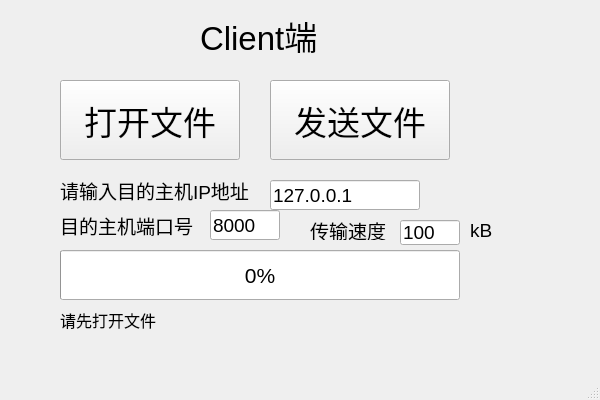
<?xml version="1.0" encoding="UTF-8"?>
<ui version="4.0">
 <class>MainWindow</class>
 <widget class="QMainWindow" name="MainWindow">
  <property name="geometry">
   <rect>
    <x>0</x>
    <y>0</y>
    <width>600</width>
    <height>400</height>
   </rect>
  </property>
  <property name="sizePolicy">
   <sizepolicy hsizetype="Fixed" vsizetype="Fixed">
    <horstretch>0</horstretch>
    <verstretch>0</verstretch>
   </sizepolicy>
  </property>
  <property name="minimumSize">
   <size>
    <width>600</width>
    <height>400</height>
   </size>
  </property>
  <property name="maximumSize">
   <size>
    <width>600</width>
    <height>400</height>
   </size>
  </property>
  <property name="windowTitle">
   <string>MainWindow</string>
  </property>
  <widget class="QWidget" name="centralwidget">
   <widget class="QPushButton" name="pushButton_openfile">
    <property name="geometry">
     <rect>
      <x>60</x>
      <y>80</y>
      <width>180</width>
      <height>80</height>
     </rect>
    </property>
    <property name="minimumSize">
     <size>
      <width>180</width>
      <height>80</height>
     </size>
    </property>
    <property name="maximumSize">
     <size>
      <width>180</width>
      <height>80</height>
     </size>
    </property>
    <property name="font">
     <font>
      <pointsize>25</pointsize>
     </font>
    </property>
    <property name="text">
     <string>打开文件</string>
    </property>
   </widget>
   <widget class="QPushButton" name="pushButton_sendfile">
    <property name="geometry">
     <rect>
      <x>270</x>
      <y>80</y>
      <width>180</width>
      <height>80</height>
     </rect>
    </property>
    <property name="minimumSize">
     <size>
      <width>180</width>
      <height>80</height>
     </size>
    </property>
    <property name="maximumSize">
     <size>
      <width>180</width>
      <height>80</height>
     </size>
    </property>
    <property name="font">
     <font>
      <pointsize>25</pointsize>
     </font>
    </property>
    <property name="text">
     <string>发送文件</string>
    </property>
   </widget>
   <widget class="QLabel" name="sendStatusLabel">
    <property name="geometry">
     <rect>
      <x>60</x>
      <y>310</y>
      <width>400</width>
      <height>20</height>
     </rect>
    </property>
    <property name="minimumSize">
     <size>
      <width>400</width>
      <height>20</height>
     </size>
    </property>
    <property name="maximumSize">
     <size>
      <width>400</width>
      <height>20</height>
     </size>
    </property>
    <property name="font">
     <font>
      <pointsize>12</pointsize>
     </font>
    </property>
    <property name="text">
     <string>请先打开文件</string>
    </property>
   </widget>
   <widget class="QProgressBar" name="sendProgressBar">
    <property name="geometry">
     <rect>
      <x>60</x>
      <y>250</y>
      <width>400</width>
      <height>50</height>
     </rect>
    </property>
    <property name="minimumSize">
     <size>
      <width>400</width>
      <height>50</height>
     </size>
    </property>
    <property name="maximumSize">
     <size>
      <width>400</width>
      <height>50</height>
     </size>
    </property>
    <property name="font">
     <font>
      <pointsize>16</pointsize>
     </font>
    </property>
    <property name="value">
     <number>0</number>
    </property>
   </widget>
   <widget class="QLabel" name="label">
    <property name="geometry">
     <rect>
      <x>60</x>
      <y>170</y>
      <width>200</width>
      <height>40</height>
     </rect>
    </property>
    <property name="minimumSize">
     <size>
      <width>200</width>
      <height>40</height>
     </size>
    </property>
    <property name="maximumSize">
     <size>
      <width>200</width>
      <height>40</height>
     </size>
    </property>
    <property name="font">
     <font>
      <pointsize>14</pointsize>
     </font>
    </property>
    <property name="text">
     <string>请输入目的主机IP地址</string>
    </property>
   </widget>
   <widget class="QLineEdit" name="lineEdit_dstIP">
    <property name="geometry">
     <rect>
      <x>270</x>
      <y>180</y>
      <width>150</width>
      <height>30</height>
     </rect>
    </property>
    <property name="minimumSize">
     <size>
      <width>150</width>
      <height>30</height>
     </size>
    </property>
    <property name="maximumSize">
     <size>
      <width>150</width>
      <height>30</height>
     </size>
    </property>
    <property name="font">
     <font>
      <pointsize>14</pointsize>
     </font>
    </property>
    <property name="text">
     <string>127.0.0.1</string>
    </property>
   </widget>
   <widget class="QLabel" name="label_2">
    <property name="geometry">
     <rect>
      <x>200</x>
      <y>10</y>
      <width>150</width>
      <height>50</height>
     </rect>
    </property>
    <property name="sizePolicy">
     <sizepolicy hsizetype="Preferred" vsizetype="Preferred">
      <horstretch>0</horstretch>
      <verstretch>0</verstretch>
     </sizepolicy>
    </property>
    <property name="minimumSize">
     <size>
      <width>150</width>
      <height>50</height>
     </size>
    </property>
    <property name="maximumSize">
     <size>
      <width>150</width>
      <height>50</height>
     </size>
    </property>
    <property name="font">
     <font>
      <family>Arial</family>
      <pointsize>25</pointsize>
     </font>
    </property>
    <property name="text">
     <string>Client端</string>
    </property>
   </widget>
   <widget class="QLineEdit" name="lineEdit_sendSpeed">
    <property name="geometry">
     <rect>
      <x>400</x>
      <y>220</y>
      <width>60</width>
      <height>25</height>
     </rect>
    </property>
    <property name="minimumSize">
     <size>
      <width>60</width>
      <height>25</height>
     </size>
    </property>
    <property name="maximumSize">
     <size>
      <width>60</width>
      <height>25</height>
     </size>
    </property>
    <property name="font">
     <font>
      <pointsize>14</pointsize>
     </font>
    </property>
    <property name="text">
     <string>100</string>
    </property>
   </widget>
   <widget class="QLabel" name="label_3">
    <property name="geometry">
     <rect>
      <x>310</x>
      <y>220</y>
      <width>80</width>
      <height>20</height>
     </rect>
    </property>
    <property name="minimumSize">
     <size>
      <width>80</width>
      <height>20</height>
     </size>
    </property>
    <property name="maximumSize">
     <size>
      <width>80</width>
      <height>20</height>
     </size>
    </property>
    <property name="font">
     <font>
      <pointsize>14</pointsize>
     </font>
    </property>
    <property name="text">
     <string>传输速度</string>
    </property>
   </widget>
   <widget class="QLabel" name="label_4">
    <property name="geometry">
     <rect>
      <x>470</x>
      <y>220</y>
      <width>25</width>
      <height>20</height>
     </rect>
    </property>
    <property name="minimumSize">
     <size>
      <width>25</width>
      <height>20</height>
     </size>
    </property>
    <property name="maximumSize">
     <size>
      <width>25</width>
      <height>20</height>
     </size>
    </property>
    <property name="font">
     <font>
      <pointsize>14</pointsize>
     </font>
    </property>
    <property name="text">
     <string>kB</string>
    </property>
   </widget>
   <widget class="QLabel" name="label_5">
    <property name="geometry">
     <rect>
      <x>60</x>
      <y>210</y>
      <width>140</width>
      <height>30</height>
     </rect>
    </property>
    <property name="minimumSize">
     <size>
      <width>140</width>
      <height>30</height>
     </size>
    </property>
    <property name="maximumSize">
     <size>
      <width>140</width>
      <height>30</height>
     </size>
    </property>
    <property name="font">
     <font>
      <pointsize>14</pointsize>
     </font>
    </property>
    <property name="text">
     <string>目的主机端口号</string>
    </property>
   </widget>
   <widget class="QLineEdit" name="lineEdit_dstPort">
    <property name="geometry">
     <rect>
      <x>210</x>
      <y>210</y>
      <width>70</width>
      <height>30</height>
     </rect>
    </property>
    <property name="minimumSize">
     <size>
      <width>70</width>
      <height>30</height>
     </size>
    </property>
    <property name="maximumSize">
     <size>
      <width>70</width>
      <height>30</height>
     </size>
    </property>
    <property name="font">
     <font>
      <pointsize>14</pointsize>
     </font>
    </property>
    <property name="text">
     <string>8000</string>
    </property>
   </widget>
  </widget>
  <widget class="QMenuBar" name="menubar">
   <property name="geometry">
    <rect>
     <x>0</x>
     <y>0</y>
     <width>600</width>
     <height>21</height>
    </rect>
   </property>
  </widget>
  <widget class="QStatusBar" name="statusbar"/>
 </widget>
 <resources/>
 <connections/>
</ui>
